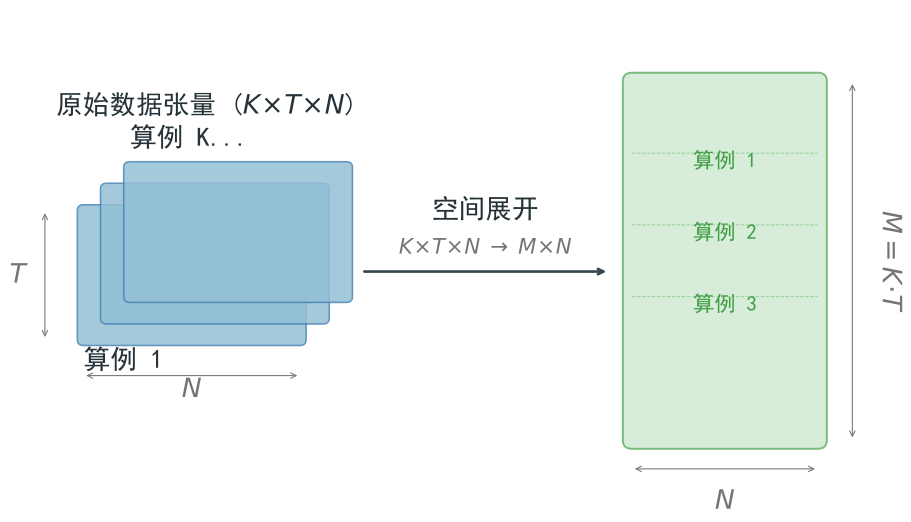

Reproduce this figure in Python.
# POD 快照矩阵构建流程：从三维数据张量到二维快照矩阵的空间展开变换。
import matplotlib.pyplot as plt
import matplotlib.patches as patches
import os

def plot_centered_snapshot_logic():
    plt.rcParams['font.sans-serif'] = ['SimHei', 'Songti SC', 'Arial']
    plt.rcParams['axes.unicode_minus'] = False
    plt.rcParams['figure.dpi'] = 300

    fig, ax = plt.subplots(figsize=(9.5, 5.5))
    ax.set_xlim(0, 11)
    ax.set_ylim(0, 7)
    ax.axis('off')

    cy = 3.5  # 垂直中心

    C_TENSOR  = '#93C0D5'
    C_T_EDGE  = '#4682B4'
    C_MATRIX  = '#C8E6C9'
    C_M_EDGE  = '#43A047'
    C_ARROW   = '#37474F'
    C_DIM     = '#757575'
    C_TEXT    = '#263238'

    # ── 1. 左侧：原始数据张量 Y ──
    tw, th = 2.8, 1.8
    bx, by = 0.6, cy - th/2 - 0.2

    for i in range(3):
        o = i * 0.3
        ax.add_patch(patches.FancyBboxPatch(
            (bx + o, by + o), tw, th,
            boxstyle='round,pad=0.08',
            linewidth=1.2, edgecolor=C_T_EDGE, facecolor=C_TENSOR, alpha=0.85, zorder=2))

    # 省略号
    ey = by + 0.6 + th + 0.1
#     ax.text(bx + 0.3 + tw/2, ey, '. . .', fontsize=20, ha='center', va='bottom', color=C_DIM)

    # 算例标签
    ax.text(bx, by - 0.1, '算例 1', fontsize=20, ha='left', va='top', color=C_TEXT)
    ax.text(bx + 0.6, ey + 0.15, '算例 K...', fontsize=20, ha='left', va='bottom', color=C_TEXT)

    # 张量名称（置于上方）
    ax.text(bx + tw/2 + 0.2, ey + 0.65, '原始数据张量 ($K \\!\\times\\! T \\!\\times\\! N$)',
            ha='center', fontsize=20, fontweight='bold', color=C_TEXT)

    # 维度箭头 — T
    ax.annotate('', xy=(bx - 0.5, by), xytext=(bx - 0.5, by + th),
                arrowprops=dict(arrowstyle='<->', color=C_DIM, lw=0.8))
    ax.text(bx - 0.85, by + th/2, '$T$', va='center', ha='center', fontsize=20, color=C_DIM)

    # 维度箭头 — N
    ax.annotate('', xy=(bx, by - 0.5), xytext=(bx + tw, by - 0.5),
                arrowprops=dict(arrowstyle='<->', color=C_DIM, lw=0.8))
    ax.text(bx + tw/2, by - 0.8, '$N$', ha='center', fontsize=20, color=C_DIM)

    # ── 2. 中间：空间展开箭头 ──
    ax_pad = bx + tw + 0.7
    mx_pad = 7.5

    # 箭头上方标注
    mid_x = (ax_pad + mx_pad) / 2
    ax.text(mid_x, cy + 0.55, '空间展开', ha='center', va='bottom',
            fontsize=20, fontweight='bold', color=C_TEXT)
    ax.text(mid_x, cy + 0.1, '$K \\!\\times\\! T \\!\\times\\! N \\;\\rightarrow\\; M \\!\\times\\! N$',
            ha='center', fontsize=16, color=C_DIM)

    # 箭头本体
    ax.annotate('', xy=(mx_pad - 0.1, cy - 0.15), xytext=(ax_pad + 0.1, cy - 0.15),
                arrowprops=dict(arrowstyle='->', color=C_ARROW, lw=2.0),
                zorder=3)

    # ── 3. 右侧：快照矩阵 X ──
    mw, mh = 2.4, 5.0
    mx, my = mx_pad + 0.2, cy - mh/2

    ax.add_patch(patches.FancyBboxPatch(
        (mx, my), mw, mh,
        boxstyle='round,pad=0.12',
        linewidth=1.5, edgecolor=C_M_EDGE, facecolor=C_MATRIX, alpha=0.7, zorder=2))

    # 内部虚线
    for i in range(1, 4):
        ly = my + mh - i * (mh / 5)
        ax.plot([mx, mx + mw], [ly, ly],
                color=C_M_EDGE, linestyle='--', linewidth=0.7, alpha=0.45, zorder=3)
        ax.text(mx + mw/2, ly - 0.2, f'算例 {i}', ha='center', fontsize=16,
                color=C_M_EDGE, zorder=4)

    # 矩阵名称
#     ax.text(mx + mw/2, my - 0.7, '快照矩阵 $X$  ($M \\!\\times\\! N$)',
#             ha='center', fontsize=20, fontweight='bold', color=C_TEXT)

    # 维度箭头 — M
    ax.annotate('', xy=(mx + mw + 0.45, my), xytext=(mx + mw + 0.45, my + mh),
                arrowprops=dict(arrowstyle='<->', color=C_DIM, lw=0.8))
    ax.text(mx + mw + 0.8, cy, '$M = K \\!\\cdot\\! T$',
            rotation=270, va='center', fontsize=20, color=C_DIM)

    # 维度箭头 — N
    ax.annotate('', xy=(mx, my - 0.4), xytext=(mx + mw, my - 0.4),
                arrowprops=dict(arrowstyle='<->', color=C_DIM, lw=0.8))
    ax.text(mx + mw/2, my - 0.7, '$N$', ha='center', va='top', fontsize=20, color=C_DIM)

    plt.tight_layout(pad=0.8)
    save_path = 'fig/fig5_snapshot_structure.svg'
    os.makedirs(os.path.dirname(save_path), exist_ok=True)
    plt.savefig(save_path, dpi=300, bbox_inches='tight', facecolor='white')
    print(f'Saved: {save_path}')

if __name__ == '__main__':
    plot_centered_snapshot_logic()
